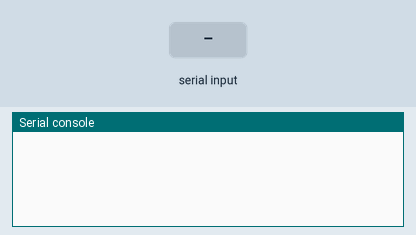
This program was run on a simulated ESP32 board running MicroPython. Parts: the last lines printed to the serial console. The test bench sets the inputs (shaded band). The modem accepts every AT command (registered, SIM ready, sends succeed) and sends nothing else.

Above: at 1.2 s.
1.3 s: "data\n" received over the second serial link
At 3.3 s:
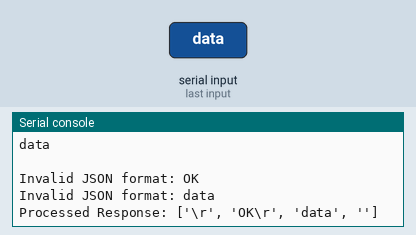
3.7 s: "boxes\n" received over the second serial link
At 6.5 s:
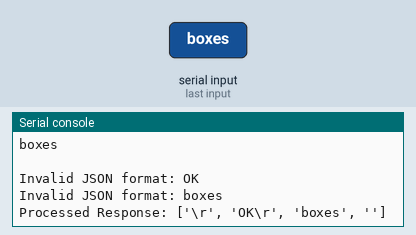
7.5 s: "1\n" received over the second serial link
At 10.9 s:
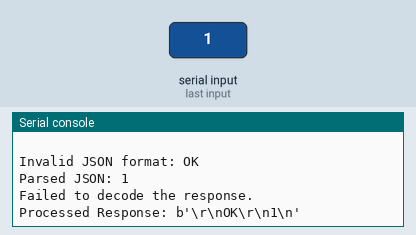

The program:

grove_vision2..py
```python
import machine
import time
import json

# Initialize UART interface
uart = machine.UART(1, baudrate=921600, tx=43, rx=44)
uart.init(baudrate=921600, rxbuf=32 * 1024)

# Function to send AT command and parse the response
def send_at_command(command, timeout=2000):
    uart.write(command + '\r\n')  # Send command with CRLF ending
    time.sleep_ms(timeout)  # Wait for the response (adjust timeout as needed)

    response = uart.read()  # Read the response from the device
    if response:
        try:
            response_decoded = response.decode('utf-8')  # Decode response
            print('Raw Response:', response_decoded)

            # Split response by newline or other delimiter if necessary
            json_objects = response_decoded.split('\n')

            for obj in json_objects:
                obj = obj.strip()  # Remove extra whitespace or newline
                if obj:  # Skip empty strings
                    try:
                        json_data = json.loads(obj)
                        print('Parsed JSON:', json_data)

                        # Check if the JSON object contains 'boxes'
                        if "data" in json_data and "boxes" in json_data["data"]:
                            boxes = json_data["data"]["boxes"]
                            print("Boxes:", boxes)
                            # You can now access individual boxes here
                            # For example, accessing the first box:
                            if len(boxes) > 0:
                                first_box = boxes[0]
                                print("First box:", first_box)
                                print("total detection: ", len(boxes))

                    except ValueError:
                        print('Invalid JSON format:', obj)

            return json_objects

        except:
            # If decoding fails, return the raw byte response
            print('Failed to decode the response.')
            return response  # Return raw byte response
    else:
        print('No response received.')
        return b'No response'

# Example: Send AT command to invoke a command (replace with the desired AT command)
while True:
    response = send_at_command('AT+INVOKE=1,0,1')
    print('Processed Response:', response)
    time.sleep(2)  # Pause before the next command
```

Measured:
- after the input at 1.3 s, the serial console: prints a new line after 0.70 s (image 1)
- after the input at 3.7 s, the serial console: prints a new line after 2.3 s (image 2)
- after the input at 7.5 s, the serial console: prints a new line after 2.5 s (image 3)
